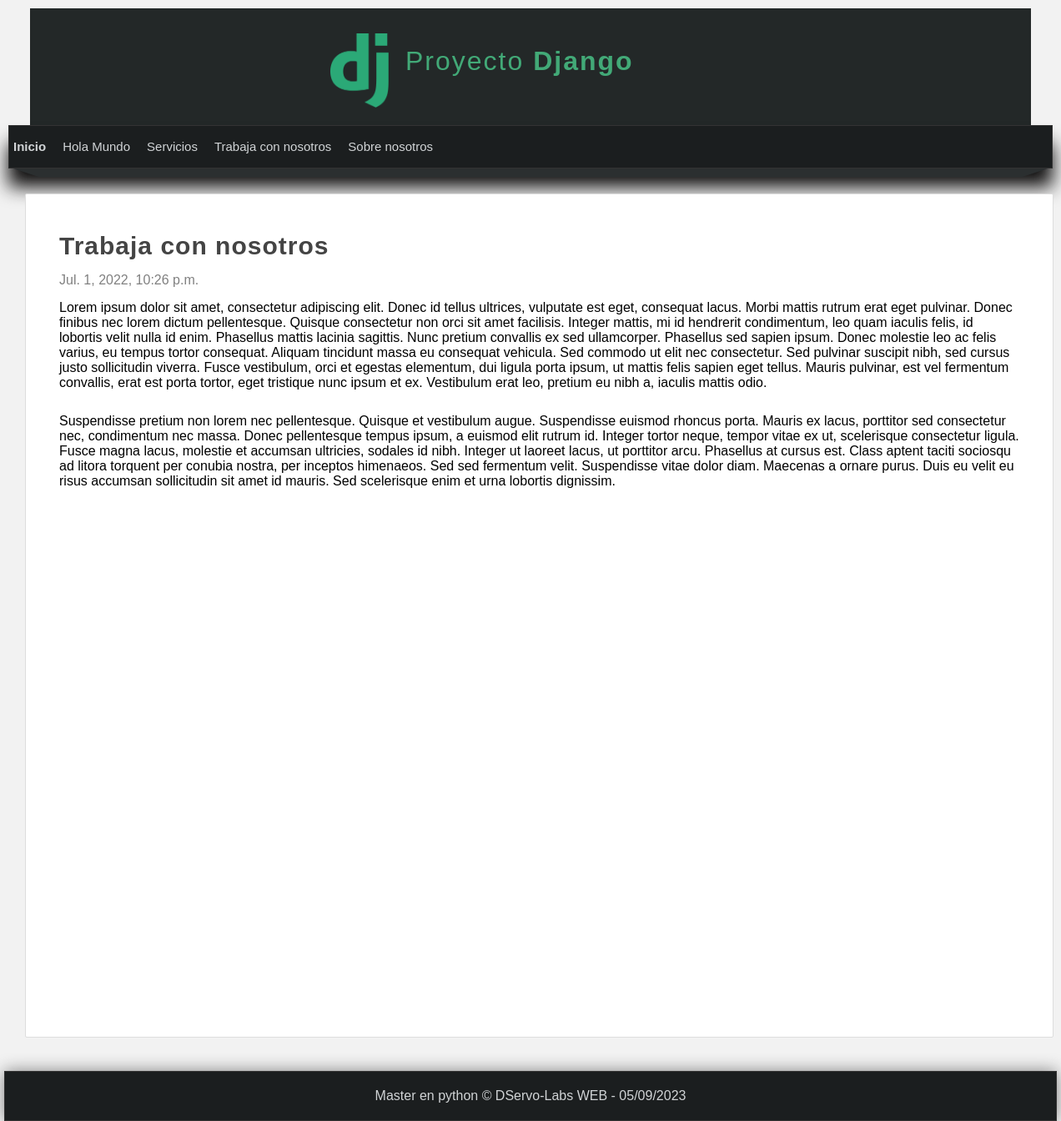
The app's page /pagina/trabaja-con-nosotros with its own data.
### pages/models.py (models this page shows, shortened)
class Page(models.Model):
    title = models.CharField(max_length=50, verbose_name="Título")
    content = RichTextField(verbose_name="Contenido")
    slug = models.CharField(unique=True, max_length=150, verbose_name="URL amigable")
    order = models.IntegerField(verbose_name="Orden", default=0)
    visible = models.BooleanField(verbose_name="¿Visible?")
    created_at = models.DateTimeField(auto_now_add=True, verbose_name="Creado el")
    upgrated_at = models.DateTimeField(auto_now=True, verbose_name="Actualizado el")
    class Meta:
        verbose_name = "Página"
        verbose_name_plural = "Páginas"

### pages/views.py (the view)
# urls.py: path('pagina/<str:slug>', views.page, name="page")
def page(request, slug):
    page = Page.objects.get(slug=slug)
    return render(request, "pages/page.html", {
        "page": page
        })

### pages/context_processors.py (called while the page is built)
def get_pages(requests):
    pages = Page.objects.filter(visible=True).order_by('order').values_list('id', 'title', 'slug')
    return {
        'pages': pages
    }

### pages/templates/pages/page.html (shortened to what this page needs)
{% extends 'layouts/layout.html' %}
{% block content %}
    <h1 class="title">{{page.title}}</h1>
    <span class="date">{{page.created_at}}</span>
    <p class="content">{{page.content|safe}}</p>
{% endblock %}

### mainapp/templates/layouts/layout.html (shortened to what this page needs)
<!DOCTYPE html>
<html lang="es">
    <head>
        {% load static %}
        <link rel='stylesheet' type='text/css' href="{% static 'css/styles.css' %}" />
    </head>
    <body>
        <header>
            <div id="logotipo">
                <img src="{% static 'images/logo.png' %}" />
                <h1>Proyecto <strong>Django</strong></h1>
            </div>
        </header>
        <nav>
            <ul>
                <li>
                    <a href="{% url 'index' %}"><strong>Inicio</strong></a>
                </li>
                {% for page in pages %}
                <li>
                    <a href="{% url 'page' page.2 %}">{{ page.1 }}</a>
                </li>
                {% endfor %}
            </ul>
        </nav>
        <div class="barra">
            <span class="esquina-izquierda"></span>
            <span class="relleno-barra"></span>
            <span class="esquina-derecha"></span>
        </div>
        <div id="content">
            <div class="box">
                {% block content %}{% endblock %}
            </div>
        </div>
        <footer>
            Master en python &copy; DServo-Labs WEB - {% now "d/m/Y" %}
        </footer>
    </body>
</html>

### mainapp/static/css/styles.css (style rules this page uses)
* { margin: 0px; padding: 0px; font-family: sans-serif, Arial, Helvetica; text-decoration: none; }
.box p, .box h2, .box h3, .box ul { margin-top: 5px; margin-bottom: 5px; }
body { background-color: #F2F2F2; }
header { width: 1200px; height: 140px; background-color: #232828; margin: 0px auto; margin-top: 10px; }
#logotipo { width: 40%; height: 130px; margin: 0 auto; padding-top: 10px; }
#logotipo img { display: block; width: 70px; float: left; margin-top: 20px; }
#logotipo h1 { display: block; float: left; margin-top: 35px; margin-left: 20px; letter-spacing: 2px; font-weight: lighter; color: #42a977; }
nav { width: 1250px; height: 50px; margin: 0 auto; background-color: #1B1E1F; border: 1px solid #333333; box-shadow: 0px 22px 22px rgb(14, 13, 13); font-size: 15px; }
nav > ul { list-style: none; text-decoration: none; }
nav > ul > li { line-height: 40px; float: left; }
nav > ul > li > a { display: block; padding: 5px; padding-right: 15px; color: #d1d4d6; }
.barra { width: 1240px; margin: 0 auto; }
.esquina-izquierda { display: block; border-left: 30px solid transparent; border-top: 10px solid #2b2f30; float:left; }
.esquina-derecha { display: block; border-right: 30px solid transparent; border-top: 10px solid #2b2f30; float:right; }
.relleno-barra { display: block; width: 1180px; height: 10px; background: #2b2f30; float: left; }
#content { width: 1212px; min-height: 930px; margin: 0 auto; margin-bottom: 40px; margin-top: 30px; }
.box { background: white; width: 95%; min-height: 930px; padding-bottom: 10px; padding: 40px; border: 1px solid #ddd; border-radius: 2px; margin: 0 auto; }
.title { color: #444; letter-spacing: 1px; font-size: 30px; margin-bottom: 10px; margin-top: 5px; }
.date { display: block; margin-top: 15px; margin-bottom: 15px; color: gray; }
.content { line-height: 25px; }
footer { width: 1260px; background-color: #1b1e1f; border: 1px solid #333; color: #d1d4d6; text-align: center; margin: 0 auto; padding-top: 20px; padding-bottom: 20px; box-shadow: 0px 0px 20px gray; }

### records on screen
Page: title "Hola Mundo"
Page: title "Servicios"
Page: title "Trabaja con nosotros", created_at "Jul. 1, 2022, 10:26 p.m.", content "Lorem ipsum dolor sit amet, consectetur adipiscing elit. Donec id tellus ultrices, vulputate est eget, consequat lacus. Morbi mattis rutrum erat eget pulvinar. Donec finibus nec lorem dictum pellentesque. Quisque consectetur non orci sit amet facilisis. Integer mattis, mi id hendrerit condimentum, leo quam iaculis felis, id lobortis velit nulla id enim. Phasellus mattis lacinia sagittis. Nunc pretium convallis ex sed ullamcorper. Phasellus sed sapien ipsum. Donec molestie leo ac felis varius, eu tempus tortor consequat. Aliquam tincidunt massa eu consequat vehicula. Sed commodo ut elit nec consectetur. Sed pulvinar suscipit nibh, sed cursus justo sollicitudin viverra. Fusce vestibulum, orci…"
Page: title "Sobre nosotros"
